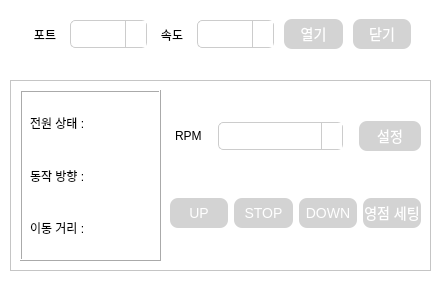
<?xml version="1.0" encoding="UTF-8"?>
<ui version="4.0">
 <class>MotorControl</class>
 <widget class="QWidget" name="MotorControl">
  <property name="geometry">
   <rect>
    <x>0</x>
    <y>0</y>
    <width>440</width>
    <height>290</height>
   </rect>
  </property>
  <property name="minimumSize">
   <size>
    <width>440</width>
    <height>290</height>
   </size>
  </property>
  <property name="maximumSize">
   <size>
    <width>440</width>
    <height>290</height>
   </size>
  </property>
  <property name="windowTitle">
   <string>MotorControl</string>
  </property>
  <property name="windowIcon">
   <iconset theme="go-home"/>
  </property>
  <property name="styleSheet">
   <string notr="true">

/* 전체 위젯 스타일 */
/* 전체 위젯 스타일 */
QWidget {
    font: 9pt &quot;나눔고딕&quot;;
    background-color: rgb(255, 255, 255);
}

/* 버튼 스타일 */
QPushButton {
    background-color: lightgray; /* 버튼 배경색 */
    border: none; /* 테두리 제거 */
    color: white; /* 텍스트 색상 */
    height: 30px; /* 높이 설정 */
    text-align: center; /* 텍스트 가운데 정렬 */
    font-size: 14px; /* 폰트 크기 */
    transition-duration: 0.4s; /* 전환 효과 지속 시간 */
    cursor: pointer; /* 마우스 커서 포인터로 변경 */
    border-radius: 8px; /* 버튼 모서리 둥글게 */
    box-shadow: 0 4px 8px 0 rgba(0,0,0,0.2); /* 그림자 효과 */
}

QPushButton:hover {
    background-color: #848484; /* 호버 시 배경색 변경 */
}

QPushButton:pressed {
    background-color: #4CAF50; /* 클릭 시 배경색 변경 */
    box-shadow: 0 2px 4px rgba(0,0,0,0.2); /* 그림자 크기 감소 */
}

/* 콤보박스 스타일 */
QComboBox {
    background-color: #ffffff; /* 배경색 */
    border: 1px solid #cccccc; /* 테두리 */
    border-radius: 5px; /* 테두리 모서리 둥글게 */
    padding: 5px; /* 내부 여백 */
    selection-background-color: #e0e0e0; /* 선택된 항목 배경색 */
}

QComboBox QAbstractItemView {
    background-color: #ffffff; /* 배경색 */
    border: 1px solid #cccccc; /* 테두리 */
    selection-background-color: #e0e0e0; /* 선택된 항목 배경색 */
}

QComboBox::down-arrow {
    image: url(down.png);
    width: 10px; /* 이미지 너비 */
    height: 10px; /* 이미지 높이 */
}

QComboBox::drop-down {
    subcontrol-origin: padding; /* 드롭다운 버튼 위치 */
    subcontrol-position: right center; /* 드롭다운 버튼 위치 */
    width: 20px; /* 드롭다운 버튼 너비 */
    border-left-width: 1px; /* 드롭다운 버튼 왼쪽 테두리 너비 */
    border-left-color: #cccccc; /* 드롭다운 버튼 왼쪽 테두리 색상 */
    border-left-style: solid; /* 드롭다운 버튼 왼쪽 테두리 스타일 */
    background-color: #ffffff; /* 드롭다운 버튼 배경색 */
}

</string>
  </property>
  <widget class="QWidget" name="horizontalLayoutWidget">
   <property name="geometry">
    <rect>
     <x>30</x>
     <y>10</y>
     <width>381</width>
     <height>49</height>
    </rect>
   </property>
   <layout class="QHBoxLayout" name="horizontalLayout_5">
    <property name="spacing">
     <number>10</number>
    </property>
    <item>
     <widget class="QLabel" name="label">
      <property name="maximumSize">
       <size>
        <width>30</width>
        <height>16777215</height>
       </size>
      </property>
      <property name="text">
       <string>포트</string>
      </property>
      <property name="alignment">
       <set>Qt::AlignCenter</set>
      </property>
      <property name="buddy">
       <cstring>label</cstring>
      </property>
     </widget>
    </item>
    <item>
     <widget class="QComboBox" name="cb_port">
      <property name="focusPolicy">
       <enum>Qt::WheelFocus</enum>
      </property>
     </widget>
    </item>
    <item>
     <widget class="QLabel" name="label_2">
      <property name="maximumSize">
       <size>
        <width>30</width>
        <height>16777215</height>
       </size>
      </property>
      <property name="text">
       <string>속도</string>
      </property>
      <property name="alignment">
       <set>Qt::AlignCenter</set>
      </property>
     </widget>
    </item>
    <item>
     <widget class="QComboBox" name="cb_speed">
      <property name="focusPolicy">
       <enum>Qt::WheelFocus</enum>
      </property>
      <property name="contextMenuPolicy">
       <enum>Qt::NoContextMenu</enum>
      </property>
      <property name="editable">
       <bool>false</bool>
      </property>
     </widget>
    </item>
    <item>
     <widget class="QPushButton" name="pb_open">
      <property name="styleSheet">
       <string notr="true"/>
      </property>
      <property name="text">
       <string>열기</string>
      </property>
     </widget>
    </item>
    <item>
     <widget class="QPushButton" name="pb_close">
      <property name="text">
       <string>닫기</string>
      </property>
     </widget>
    </item>
   </layout>
  </widget>
  <widget class="QFrame" name="frame">
   <property name="geometry">
    <rect>
     <x>10</x>
     <y>80</y>
     <width>421</width>
     <height>191</height>
    </rect>
   </property>
   <property name="frameShape">
    <enum>QFrame::StyledPanel</enum>
   </property>
   <property name="frameShadow">
    <enum>QFrame::Sunken</enum>
   </property>
   <widget class="QWidget" name="verticalLayoutWidget_2">
    <property name="geometry">
     <rect>
      <x>160</x>
      <y>10</y>
      <width>251</width>
      <height>171</height>
     </rect>
    </property>
    <layout class="QVBoxLayout" name="verticalLayout_3">
     <item>
      <layout class="QHBoxLayout" name="horizontalLayout_11" stretch="0,0,2,0,1">
       <property name="spacing">
        <number>6</number>
       </property>
       <property name="leftMargin">
        <number>5</number>
       </property>
       <item alignment="Qt::AlignLeft">
        <widget class="QLabel" name="label_12">
         <property name="maximumSize">
          <size>
           <width>40</width>
           <height>16777215</height>
          </size>
         </property>
         <property name="text">
          <string>RPM</string>
         </property>
        </widget>
       </item>
       <item>
        <spacer name="horizontalSpacer">
         <property name="orientation">
          <enum>Qt::Horizontal</enum>
         </property>
         <property name="sizeType">
          <enum>QSizePolicy::Fixed</enum>
         </property>
         <property name="sizeHint" stdset="0">
          <size>
           <width>10</width>
           <height>20</height>
          </size>
         </property>
        </spacer>
       </item>
       <item>
        <widget class="QComboBox" name="cb_rpm">
         <property name="focusPolicy">
          <enum>Qt::WheelFocus</enum>
         </property>
        </widget>
       </item>
       <item>
        <spacer name="horizontalSpacer_2">
         <property name="orientation">
          <enum>Qt::Horizontal</enum>
         </property>
         <property name="sizeType">
          <enum>QSizePolicy::Fixed</enum>
         </property>
         <property name="sizeHint" stdset="0">
          <size>
           <width>10</width>
           <height>20</height>
          </size>
         </property>
        </spacer>
       </item>
       <item>
        <widget class="QPushButton" name="pb_set">
         <property name="text">
          <string>설정</string>
         </property>
        </widget>
       </item>
      </layout>
     </item>
     <item>
      <spacer name="verticalSpacer">
       <property name="orientation">
        <enum>Qt::Vertical</enum>
       </property>
       <property name="sizeType">
        <enum>QSizePolicy::Fixed</enum>
       </property>
       <property name="sizeHint" stdset="0">
        <size>
         <width>20</width>
         <height>10</height>
        </size>
       </property>
      </spacer>
     </item>
     <item>
      <layout class="QHBoxLayout" name="horizontalLayout_12">
       <property name="spacing">
        <number>6</number>
       </property>
       <item>
        <widget class="QPushButton" name="pb_up">
         <property name="text">
          <string>UP</string>
         </property>
        </widget>
       </item>
       <item>
        <widget class="QPushButton" name="pb_stop">
         <property name="text">
          <string>STOP</string>
         </property>
        </widget>
       </item>
       <item>
        <widget class="QPushButton" name="pb_down">
         <property name="text">
          <string>DOWN</string>
         </property>
        </widget>
       </item>
       <item>
        <widget class="QPushButton" name="pb_zero">
         <property name="text">
          <string>영점 세팅</string>
         </property>
        </widget>
       </item>
      </layout>
     </item>
    </layout>
   </widget>
   <widget class="QFrame" name="frame_2">
    <property name="geometry">
     <rect>
      <x>10</x>
      <y>10</y>
      <width>141</width>
      <height>171</height>
     </rect>
    </property>
    <property name="frameShape">
     <enum>QFrame::Box</enum>
    </property>
    <property name="frameShadow">
     <enum>QFrame::Raised</enum>
    </property>
    <widget class="QWidget" name="verticalLayoutWidget">
     <property name="geometry">
      <rect>
       <x>10</x>
       <y>10</y>
       <width>121</width>
       <height>151</height>
      </rect>
     </property>
     <layout class="QVBoxLayout" name="verticalLayout_2">
      <item>
       <layout class="QHBoxLayout" name="horizontalLayout_6">
        <item>
         <widget class="QLabel" name="label_5">
          <property name="styleSheet">
           <string notr="true">QLineEdit{border-radius:5}</string>
          </property>
          <property name="text">
           <string>전원 상태 : </string>
          </property>
         </widget>
        </item>
        <item>
         <widget class="QLabel" name="lb_power">
          <property name="text">
           <string/>
          </property>
         </widget>
        </item>
       </layout>
      </item>
      <item>
       <layout class="QHBoxLayout" name="horizontalLayout_7">
        <item>
         <widget class="QLabel" name="label_6">
          <property name="text">
           <string>동작 방향 : </string>
          </property>
         </widget>
        </item>
        <item>
         <widget class="QLabel" name="lb_locate">
          <property name="text">
           <string/>
          </property>
         </widget>
        </item>
       </layout>
      </item>
      <item>
       <layout class="QHBoxLayout" name="horizontalLayout_9">
        <item>
         <widget class="QLabel" name="label_10">
          <property name="text">
           <string>이동 거리 : </string>
          </property>
         </widget>
        </item>
        <item>
         <widget class="QLabel" name="lb_move">
          <property name="text">
           <string/>
          </property>
         </widget>
        </item>
       </layout>
      </item>
     </layout>
    </widget>
   </widget>
  </widget>
 </widget>
 <tabstops>
  <tabstop>cb_port</tabstop>
  <tabstop>cb_speed</tabstop>
  <tabstop>pb_open</tabstop>
  <tabstop>pb_close</tabstop>
  <tabstop>cb_rpm</tabstop>
  <tabstop>pb_set</tabstop>
  <tabstop>pb_up</tabstop>
  <tabstop>pb_stop</tabstop>
  <tabstop>pb_down</tabstop>
  <tabstop>pb_zero</tabstop>
 </tabstops>
 <resources/>
 <connections/>
</ui>
